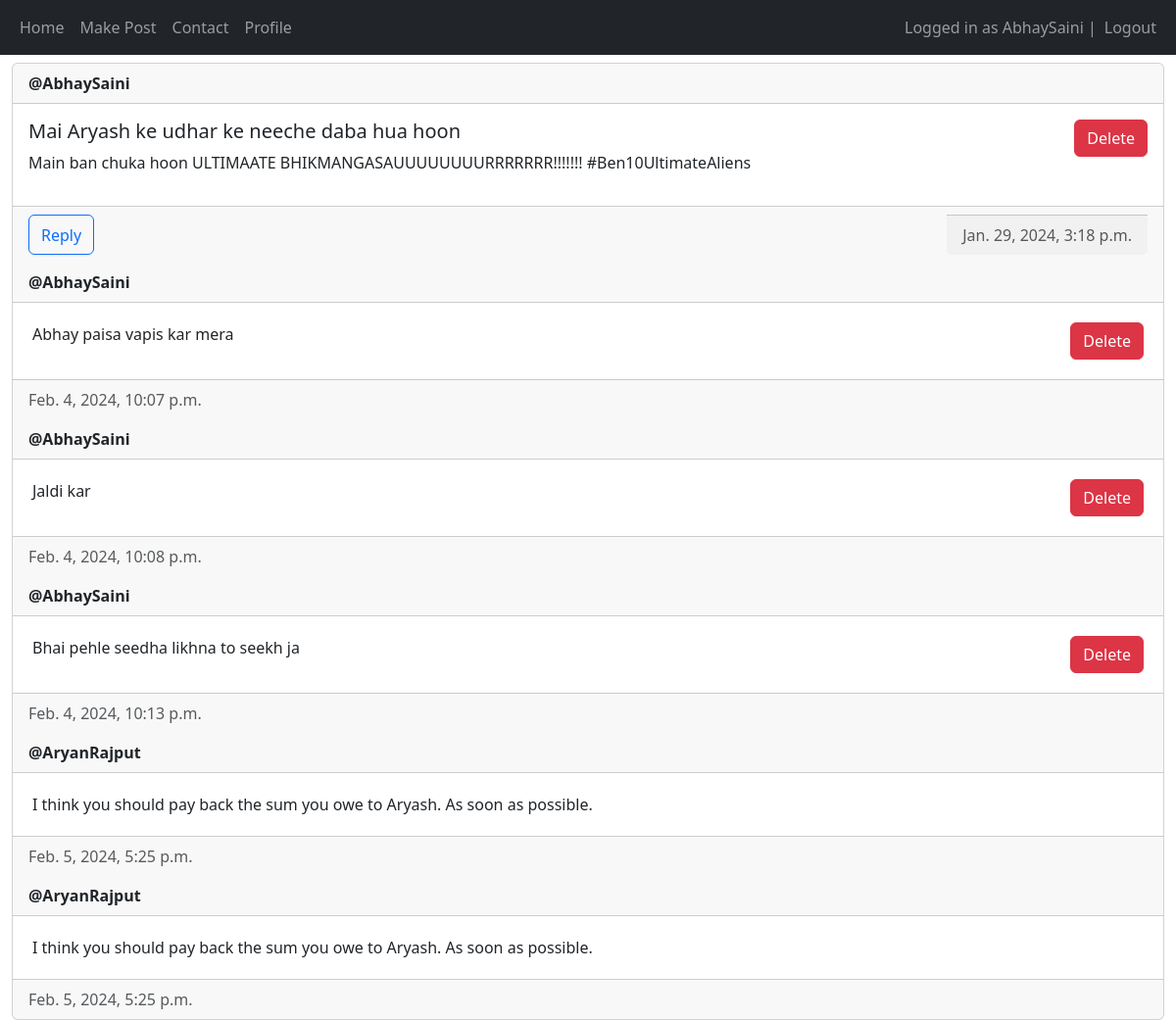
Page /view-post/12 (signed in) on the committed database.
### main/models.py (models this page shows, shortened)
class Post(models.Model) :
    author = models.ForeignKey(User, on_delete = models.CASCADE)
    title = models.CharField(max_length=200)
    description = models.TextField()
    created_at = models.DateTimeField(auto_now_add=True)
    updated_at = models.DateTimeField(auto_now= True)

class Reply(models.Model) :
    replyTo = models.ForeignKey(Post, related_name="replies", on_delete = models.CASCADE)
    commentAuthor = models.ForeignKey(User, on_delete = models.CASCADE)
    content = models.TextField()
    created_at = models.DateTimeField(auto_now_add=True)
    updated_at = models.DateTimeField(auto_now= True)

### main/views.py (the view)
# urls.py: path('view-post/<int:post_id>', views.view_post, name="view-post"),
@login_required(login_url = "/login")
def view_post(request, post_id) :
    post = Post.objects.get(id = post_id)
    replies = post.replies.all()
    if request.method == "POST" :
        form = ReplyForm(request.POST)
        if form.is_valid() :
            comment = form.save(commit=False)
            comment.commentAuthor = request.user
            comment.replyTo = post
            comment.save()
    else :
        form = ReplyForm()
    return render(request, "main/view_post.html", {"post" : post, "form" : form, "replies" : replies})

### main/templates/main/view_post.html (shortened to what this page needs)
{% extends "main/base.html" %}
{% load crispy_forms_tags %}
{% block content %}
<div class="card mt-2">
    <div class="card-header"><strong>@{{ post.author.username }}</strong></div>
    <div class="card-body d-flex flex-row justify-content-between">
        <div>
            <h5 class="card-title">{{ post.title }}</h5>
            <p>{{post.description}}</p>
        </div>
        <div>
            {% if user == post.author or perms.main.delete_post %}
                <form method="post">
                    <button type="submit" name="post-id" class="btn btn-danger" value="{{post.id}}">Delete</button>
                </form>
            {% endif %}
        </div>
    </div>
    <div class="card-footer text-muted d-flex flex-row justify-content-between">
        <button type="button" onclick="openform()" class="btn btn-outline-primary">Reply</button>
        <div class="card-footer d-flex flex-row justify-content-between text-muted">
            <div>
                {{post.created_at}}
            </div>
        </div>
    </div>
    {% for reply in replies %}
        <div class="card-header"><strong>@{{ reply.commentAuthor }}</strong></div>
        <div class="card-body d-flex flex-row justify-content-between m-lg-1">
            <div>
                <p class="card-text">{{reply.content}}</p>
            </div>
            <div>
                {% if user == reply.commentAuthor or perms.main.delete_post %}
                    <form method="post">
                        <button type="submit" name="reply-id" class="btn btn-danger" value="{{reply.id}}">Delete</button>
                    </form>
                {% endif %}
            </div>
        </div>
        <div class="card-footer text-muted">{{ reply.created_at }}</div>
    {% endfor %}
</div>
{% endblock content %}

### main/templates/main/base.html (shortened to what this page needs)
<!DOCTYPE html>
<html lang="en">
<head>
    <link href="https://cdn.jsdelivr.net/npm/bootstrap@5.3.2/dist/css/bootstrap.min.css" rel="stylesheet">
</head>
<body>
    <nav class="navbar navbar-expand-lg navbar-dark bg-dark">
        <div class="container-fluid">
            <div>
                <ul class="navbar-nav">
                    <li class="nav-item">
                        <a class="nav-link" href="/home">Home</a>
                    </li>
                    <li class="nav-item">
                        <form action ="/create-post">
                            <button type="submit" value="submit" class="nav-link">Make Post</button>
                        </form>
                    </li>
                    <li class="nav-item">
                        <a class="nav-link" href="/contact">Contact</a>
                    </li>
                    <li class="nav-item">
                        <a class="nav-link" href="/my-profile">Profile</a>
                    </li>
                </ul>
            </div>
            <div>
                <ul class="navbar-nav">
                    {% if user.is_authenticated %}
                        <span class="navbar-text">Logged in as {{ user.username }} | </span>
                        <li class="nav-item">
                            <form action="/logout/" method="post">
                                <button class="nav-link" type="submit">Logout</button>
                            </form>
                        </li>
                    {% else %}
                        <li class="nav-item">
                            <a class="nav-link" href="/login">Login</a>
                        </li>
                    {% endif %}
                </ul>
            </div>
        </div>
    </nav>
    <div class="container-fluid">
        {% block content %}
        {% endblock content %}
    </div>
</body>
</html>

### rows in the picture
Post: author.username "AbhaySaini", title "Mai Aryash ke udhar ke neeche daba hua hoon", description "Main ban chuka hoon ULTIMAATE BHIKMANGASAUUUUUUUURRRRRRR!!!!!!! #Ben10UltimateAliens", created_at "Jan. 29, 2024, 3:18 p.m."
Reply: commentAuthor "AbhaySaini", content "Abhay paisa vapis kar mera", {{ reply.id }} 1 (drawn), created_at "Feb. 4, 2024, 10:07 p.m."
Reply: commentAuthor "AbhaySaini", content "Jaldi kar", {{ reply.id }} 2 (drawn), created_at "Feb. 4, 2024, 10:08 p.m."
Reply: commentAuthor "AbhaySaini", content "Bhai pehle seedha likhna to seekh ja", {{ reply.id }} 3 (drawn), created_at "Feb. 4, 2024, 10:13 p.m."
Reply: commentAuthor "AryanRajput", content "I think you should pay back the sum you owe to Aryash. As soon as possible.", created_at "Feb. 5, 2024, 5:25 p.m."
Reply: commentAuthor "AryanRajput", content "I think you should pay back the sum you owe to Aryash. As soon as possible.", created_at "Feb. 5, 2024, 5:25 p.m."

### other values in the picture
{{ user.username }} "AbhaySaini"
